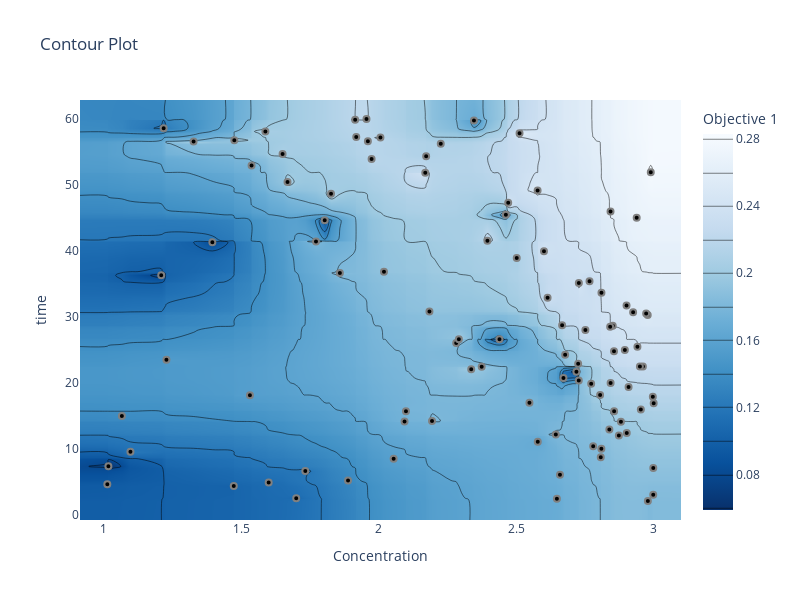

The notebook cell saved with this chart:
### Markdown cell above
### カウンタープロット
Optunaの最適化履歴をカウンタープロット（等高線）で可視化するものです。Concentrationとtimeの2つのパラメータに対して最適化の履歴を描画し、第一の目的（Feの最大化）の値に基づいて等高線を作成します。

### Code cell
# 最適化履歴をプロット（Concentration と time のみ）
fig = optuna.visualization.plot_contour(
    study_ann,
    params=["Concentration", "time"],  # プロット対象のパラメータを指定
    target=lambda t: t.values[0],      # 第一の目的を選択
    target_name="Objective 1"         # ラベル名を設定
)

# レイアウト調整
fig.update_layout(width=800, height=600, showlegend=False)  # 凡例を非表示に設定
fig.show()
